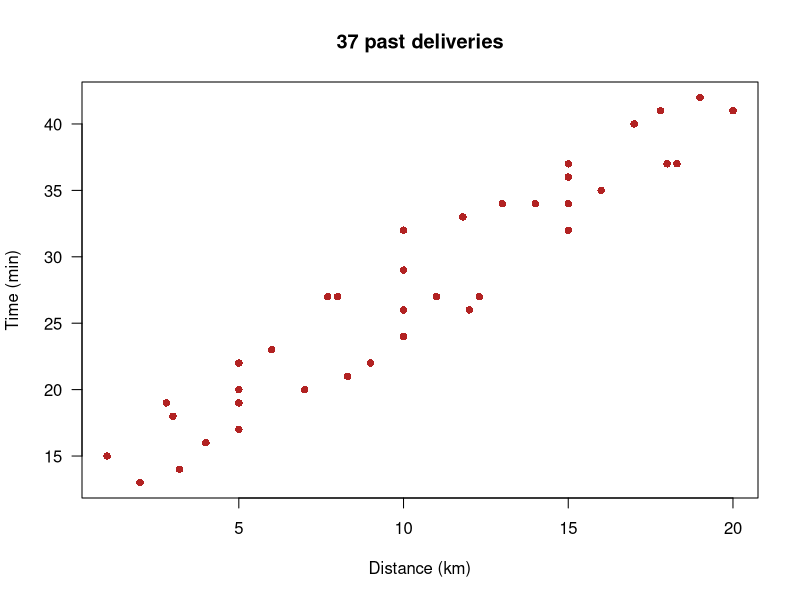
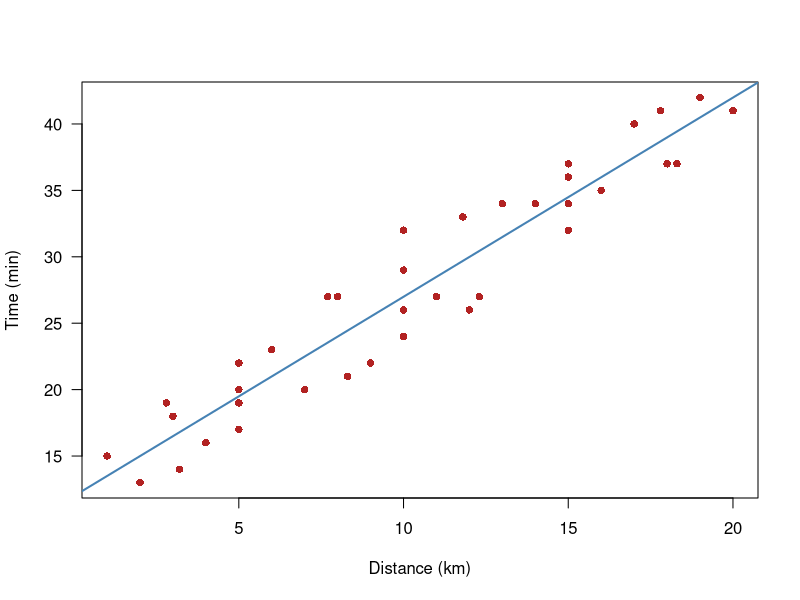
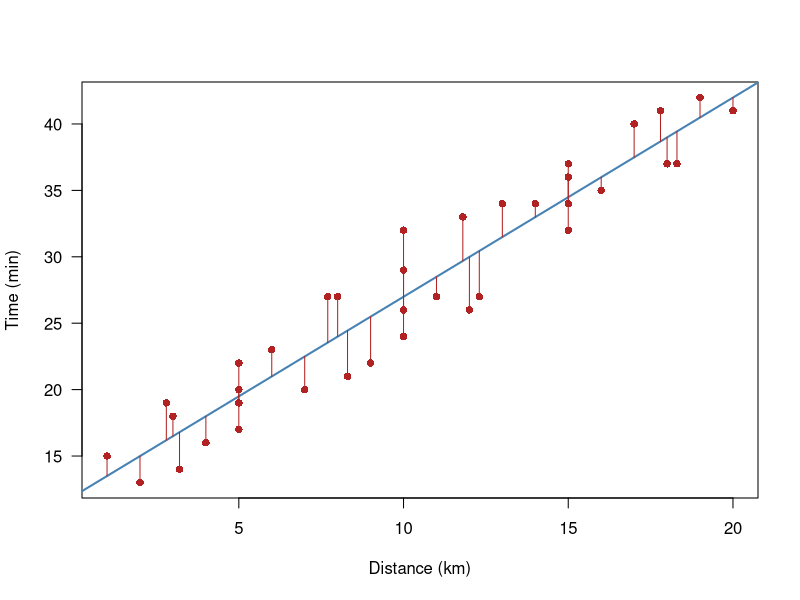
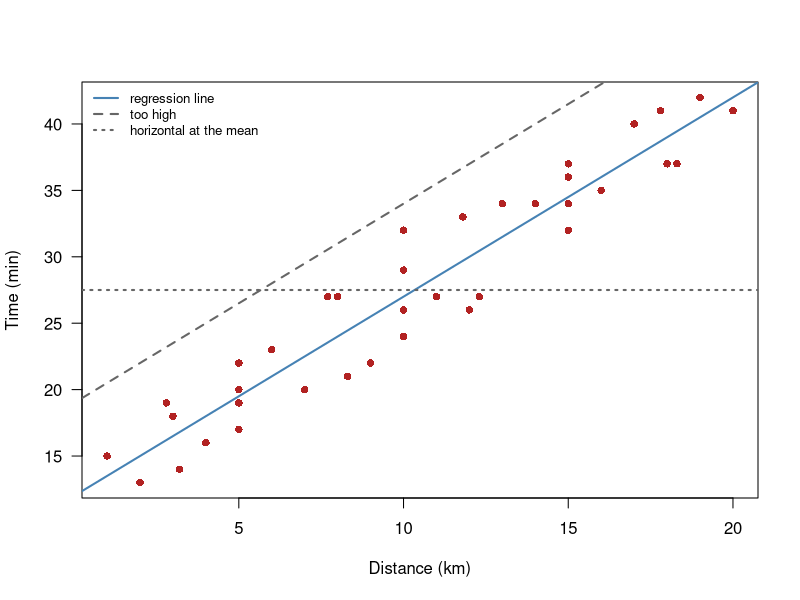
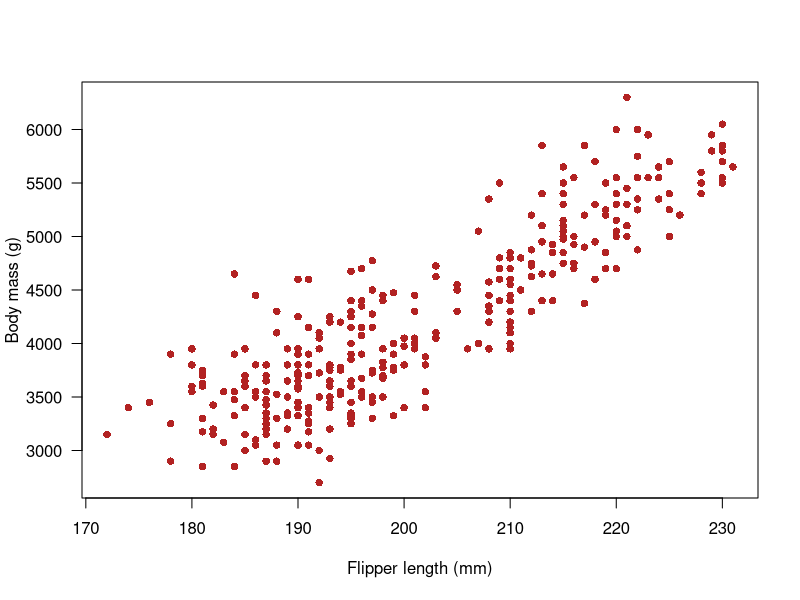
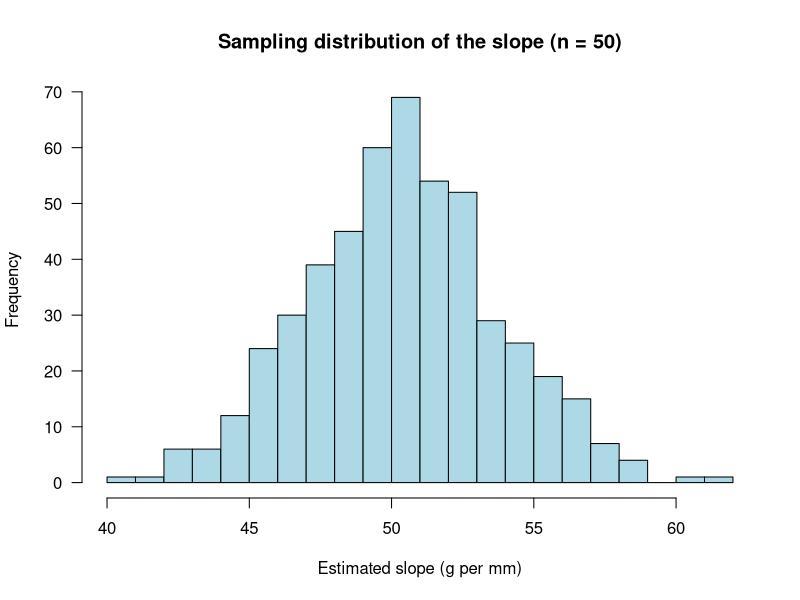

Source code (R) for these figures, in order:
## ---- chunk 1
knitr::opts_chunk$set(echo = TRUE, fig.width = 6, fig.height = 4.2,
                      fig.align = "center")
## ---- chunk 2
# Uncomment if needed to install the relevant R packages
# install.packages("palmerpenguins")
# install.packages("dplyr")
# install.packages("purrr")

library(palmerpenguins)
library(dplyr)
library(purrr)
## ---- chunk 3
deliveries <- data.frame(
  distance_km = c(1, 2, 2.8, 3, 3.2, 4, 5, 5, 5, 5, 6, 7, 7.7, 8, 8.3, 9,
                  10, 10, 10, 10, 11, 11.8, 12, 12.3, 13, 14, 15, 15, 15,
                  15, 16, 17, 17.8, 18, 18.3, 19, 20),
  time_min    = c(15, 13, 19, 18, 14, 16, 17, 19, 20, 22, 23, 20, 27, 27,
                  21, 22, 24, 26, 29, 32, 27, 33, 26, 27, 34, 34, 32, 34,
                  36, 37, 35, 40, 41, 37, 37, 42, 41))

str(deliveries)
## ---- chunk 4
# Notice that this is a "base R plot", i.e., not produced with ggplot2. 
# (OPTIONAL TASK: try reproducing this plot using ggplot2).

plot(time_min ~ distance_km, data = deliveries,
     pch = 16, col = "firebrick", las = 1,
     xlab = "Distance (km)", ylab = "Time (min)",
     main = "37 past deliveries")
## ---- chunk 5
# Write your code in this code block

## ---- chunk 6
# regression of "time_min as a function of distance_km"
fit <- lm(time_min ~ distance_km, data = deliveries)

fit
## ---- chunk 7
coef(fit)
## ---- chunk 8
coef(fit)[1]  # intercept, b0
coef(fit)[2]  # slope, b1
## ---- chunk 9
# (OPTIONAL TASK: Try reproducing this plot using ggplot2).

plot(time_min ~ distance_km, data = deliveries,
     pch = 16, col = "firebrick", las = 1,
     xlab = "Distance (km)", ylab = "Time (min)")

abline(fit, col = "steelblue", lwd = 2)
## ---- chunk 10
# Write your code in this code block

## ---- chunk 11
head(fitted(fit))     # the predicted times
head(residuals(fit))  # observed minus predicted
## ---- chunk 12
# This is a slightly trickier plot to reproduce in ggplot2.
# You can try it if you're feeling confident, but don't let yourself get stuck 
# here -- complete the lab, then come back to practice your ggplot2 skills if 
# you'd like.

plot(time_min ~ distance_km, data = deliveries,
     pch = 16, col = "firebrick", las = 1,
     xlab = "Distance (km)", ylab = "Time (min)")

abline(fit, col = "steelblue", lwd = 2)

# one vertical segment per observation, from the point to the line
segments(x0 = deliveries$distance_km, y0 = deliveries$time_min,
         x1 = deliveries$distance_km, y1 = fitted(fit),
         col = "firebrick")
## ---- chunk 13
# Write your code in this code block

## ---- chunk 14
# Write your code in this code block

## ---- chunk 15
ssr <- function(b0, b1, data = deliveries){
  predicted <- b0 + b1 * data$distance_km
  residuals <- data$time_min - predicted
  return(sum(residuals ^ 2))
}
## ---- chunk 16
ssr(12, 1.5)    # the regression line
ssr(19, 1.5)    # right slope, but 7 minutes too high
ssr(27.5, 0)    # a horizontal line at the mean delivery time
## ---- chunk 17
# Note that even base R plots can be quite rich in terms of information.
# Not everything needs to be a ggplot2 :)

plot(time_min ~ distance_km, data = deliveries,
     pch = 16, col = "firebrick", las = 1,
     xlab = "Distance (km)", ylab = "Time (min)")

abline(a = 12,   b = 1.5, col = "steelblue", lwd = 2)
abline(a = 19,   b = 1.5, col = "grey40",    lwd = 2, lty = 2)
abline(a = 27.5, b = 0,   col = "grey40",    lwd = 2, lty = 3)

legend("topleft", bty = "n", cex = 0.8,
       legend = c("regression line", "too high", "horizontal at the mean"),
       col = c("steelblue", "grey40", "grey40"),
       lty = c(1, 2, 3), lwd = 2)
## ---- chunk 18
# Write your code in this code block

## ---- chunk 19
slopes <- seq(from = 1.0, to = 2.0, by = 0.01)
## ---- chunk 20
# Write your code in this code block

## ---- chunk 21
# library(palmerpenguins) # <-- load this if not already loaded
penguins_clean <- penguins %>%
  filter(!is.na(body_mass_g), !is.na(flipper_length_mm), !is.na(sex))

nrow(penguins_clean)
## ---- chunk 22
# Another base R scatterplot. 
plot(body_mass_g ~ flipper_length_mm, data = penguins_clean,
     pch = 16, col = "firebrick", las = 1,
     xlab = "Flipper length (mm)", ylab = "Body mass (g)")
## ---- chunk 23
# Simple linear regression
pfit <- lm(body_mass_g ~ flipper_length_mm, data = penguins_clean)

coef(pfit)
## ---- chunk 24
# Write your code in this code block

## ---- chunk 25
avg_error <- function(y, y_hat) mean(abs(y - y_hat))

e <- residuals(pfit)

model_error <- avg_error(penguins_clean$body_mass_g, fitted(pfit))

model_error
## ---- chunk 26
baseline_pred <- mean(penguins_clean$body_mass_g)
baseline_e    <- penguins_clean$body_mass_g - baseline_pred

baseline_error <- avg_error(penguins_clean$body_mass_g, baseline_pred)

c(baseline = baseline_error, model = model_error)
## ---- chunk 27
# Write your code in this code block

## ---- chunk 28
r2_manual <- 1 - sum(e ^ 2) / sum(baseline_e ^ 2)

r2_manual
## ---- chunk 29
summary(pfit)$r.squared
## ---- chunk 30
summary(pfit)
## ---- chunk 31
c(average_error = model_error,
  RMSE          = sqrt(mean(e ^ 2)),
  residual_SE   = sigma(pfit))
## ---- chunk 32
set.seed(2024)   # so that everyone in the lab gets the same split

n     <- nrow(penguins_clean)
train_id <- sample(seq_len(n), size = round(0.7 * n))

train <- penguins_clean[train_id, ]
test  <- penguins_clean[-train_id, ]

c(n_train = nrow(train), n_test = nrow(test))
## ---- chunk 33
fit_train <- lm(body_mass_g ~ flipper_length_mm, data = train)

pred_test <- predict(fit_train, newdata = test)

train_error <- avg_error(train$body_mass_g, fitted(fit_train))
test_error  <- avg_error(test$body_mass_g,  pred_test)

c(train = train_error, test = test_error)
## ---- chunk 34
# Write your code in this code block

## ---- chunk 35
set.seed(7)
small_id    <- sample(seq_len(n), size = 25)
small_train <- penguins_clean[small_id, ]
small_test  <- penguins_clean[-small_id, ]
## ---- chunk 36
# Write your code in this code block
degrees <- 1:12

## ---- chunk 37
# Write your code in this code block

## ---- chunk 38
mfit <- lm(body_mass_g ~ flipper_length_mm + species, data = penguins_clean)

coef(mfit)
## ---- chunk 39
levels(penguins_clean$species)
## ---- chunk 40
# Write your code in this code block


## ---- chunk 41
# Write your code in this code block

## ---- chunk 42
# Write your code in this code block

## ---- chunk 43
# Write your code in this code block

## ---- chunk 44
range(penguins_clean$flipper_length_mm)
## ---- chunk 45
predict(pfit, newdata = data.frame(flipper_length_mm = c(200, 260, 400)))
## ---- chunk 46
set.seed(2024)
slopes <- map_dbl(1:500, \(i){
  s <- penguins_clean %>% slice_sample(n = 50)
  coef(lm(body_mass_g ~ flipper_length_mm, data = s))[2]
})
hist(slopes, breaks = 25, col = "lightblue", las = 1,
     main = "Sampling distribution of the slope (n = 50)",
     xlab = "Estimated slope (g per mm)")

sd(slopes)
## ---- chunk 47
# Write your code in this code block

## ---- chunk 48
# Write your code in this code block

## ---- chunk 49
# Write your code in this code block

## ---- chunk 50
# Write your code in this code block

## ---- chunk 51
# Write your code in this code block
